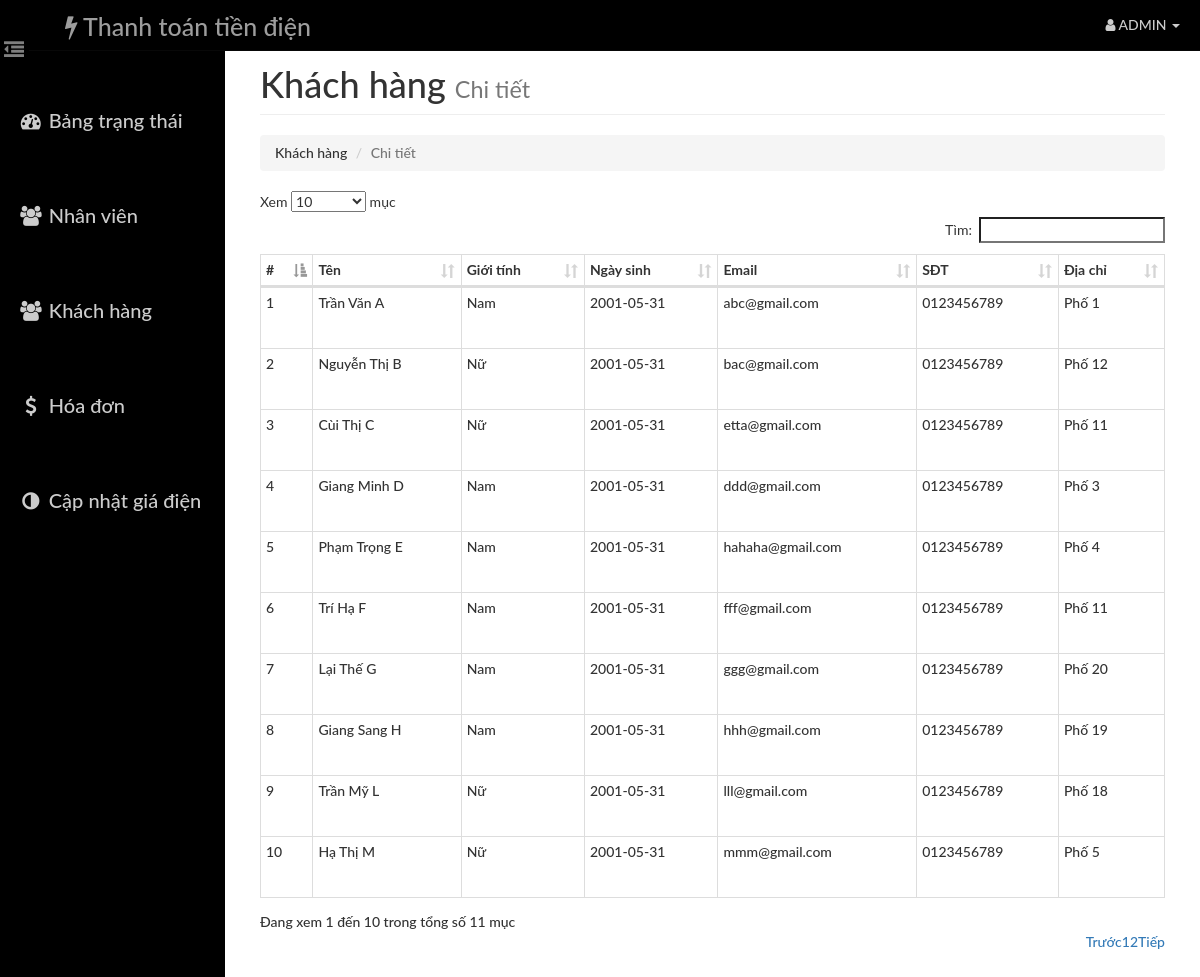
Page /admin/users.php (signed in) on the committed database.
### tables this page shows
CREATE TABLE `user` (
  `id` int(14) NOT NULL,
  `name` varchar(40) NOT NULL,
  `gender` BIT NOT NULL,
  `birthday` date NOT NULL,
  `email` varchar(40) NOT NULL,
  `phone` varchar(255) NOT NULL,
  `pass` varchar(20) NOT NULL,
  `address` varchar(100) NOT NULL
);

### Includes/admin.php (called while the page is built, shortened)
<?php
    function get_users_detail($id)
    {
        global $con;
        $query  = "SELECT * FROM user";
        $result = mysqli_query($con,$query);
        return $result;
    }
 ?>

### admin/users.php (the view, shortened to what this page needs)
<?php
    require_once('head_html.php');
    require_once('../Includes/session.php');
    require_once('../Includes/admin.php');
?>
<body>
    <div id="wrapper">
        <?php
            require_once("nav.php");
            require_once("sidebar.php");
        ?>
        <div id="page-content-wrapper">
            <div class="container-fluid">
                <div class="row">
                    <div class="col-lg-12">
                        <h1 class="page-header">
                            Khách hàng
                            <small>Chi tiết</small>
                        </h1>
                        <ol class="breadcrumb">
                          <li>Khách hàng</li>
                          <li class="active">Chi tiết</li>
                        </ol>
                        <div class="table-responsive" style="padding-top: 0">
                                <table class="table table-hover table-bordered table-condensed" id="list">
                                    <thead>
                                        <tr>
                                            <th>#</th>
                                            <th>Tên</th>
                                            <th>Giới tính</th>
                                            <th>Ngày sinh</th>
                                            <th>Email</th>
                                            <th>SĐT</th>
                                            <th>Địa chỉ</th>
                                        </tr>
                                    </thead>
                                    <tbody>
                                     <?php
                                            $result = get_users_detail($_SESSION['aid']);
                                            $cnt=1;
                                            while($row = mysqli_fetch_assoc($result)){
                                            ?>
                                                <tr>
                                                    <td height="50"><?php echo $cnt; ?></td>
                                                    <td><?php echo $row['name'] ?></td>
                                                    <td><?php if ($row['gender'] == 0) {echo "Nữ";} else {echo "Nam";} ?></td>
                                                    <td><?php echo $row['birthday'] ?></td>
                                                    <td><?php echo $row['email'] ?></td>
                                                    <td><?php echo $row['phone'] ?></td>
                                                    <td><?php echo $row['address'] ?></td>
                                                </tr>
                                            <?php $cnt++; } ?>
                                    </tbody>
                                </table>
                        </div>
                    </div>
                </div>
            </div>
        </div>
    </div>
</body>
</html>

### admin/head_html.php (shortened to what this page needs)
<!DOCTYPE html>
<html lang="en">
<head>
    <link href="../assets/css/bootstrap.css" rel="stylesheet">
    <link href="../assets/css/dataTables.bootstrap.min.css" rel="stylesheet">
    <link href="../assets/css/dash_admin.css" rel="stylesheet">
    <link rel="stylesheet" href="https://maxcdn.bootstrapcdn.com/font-awesome/4.2.0/css/font-awesome.min.css">
</head>

### admin/nav.php (shortened to what this page needs)
<nav class="navbar navbar-inverse navbar-fixed-top" role="navigation">
    <div class="navbar-header">
        <a class="navbar-brand" href="index.php"><i class="fa fa-bolt"></i> Thanh toán tiền điện</a>
    </div>
    <a style="position:absolute;top:35px;left:-1px;font-size:20px;color:#7f7f7f;padding:5px;background-color: #000;border-bottom-right-radius:10px; " href="#menu-toggle" id="menu-toggle" <i class="fa fa-dedent"></i></a>
    <ul class="nav navbar-right top-nav">
        <li class="dropdown">
            <?php
                echo "<a class='dropdown-toggle' data-toggle='dropdown'><i class='fa fa-user'></i> ADMIN <b class=\"caret\"></b></a> ";
             ?>
        </li>
    </ul>
</nav>

### admin/sidebar.php
<div id="sidebar-wrapper">
    <ul class="sidebar-nav">
        <li class="active">
            <a href="index.php"><i class="fa fa-fw fa-dashboard"></i> Bảng trạng thái</a>
        </li>
        <li>
            <a href="#"><i class="fa fa-fw fa-users"></i> Nhân viên</a>
        </li>
        <li>
            <a href="users.php"><i class="fa fa-fw fa-users"></i> Khách hàng </a>
        </li>
        <li>
            <a href="bill.php"><i class="fa fa-fw fa-dollar"></i> Hóa đơn </a>
        </li>
        <li>
            <a href="table_price.php"><i class="fa fa-fw fa-adjust"></i> Cập nhật giá điện </a>
        </li>
    </ul>
</div>

### assets/css/dash_admin.css (style rules this page uses)
html { height: 100%; }
body, html { width: 100%; height: 100%; }
body, h1, h2, h3, h4, h5, h6 { font-family: "Lato","Helvetica Neue",Helvetica,Arial,sans-serif; font-weight: 500; }
#wrapper { padding-left: 10px; padding-top: 5px; -webkit-transition: all 0.5s ease; -moz-transition: all 0.5s ease; -o-transition: all 0.5s ease; transition: all 0.5s ease; }
#sidebar-wrapper { margin-top: 20px; z-index: 1000; position: fixed; left: 250px; width: 0; height: 100%; margin-left: -250px; overflow-y: auto; background: #000; -webkit-transition: all 0.5s ease; -moz-transition: all 0.5s ease; -o-transition: all 0.5s ease; transition: all 0.5s ease; }
#page-content-wrapper { width: 100%; padding: 15px; min-height:100%; }
.navbar { background: #000; }
.navbar-brand { font-family: 'Lato', sans-serif; font-size: 25px; margin-left: 50px; color: #cccccc; }
.top-nav { padding: 0 20px; background: #000; }
.top-nav>li>a { padding-top: 15px; padding-bottom: 15px; line-height: 20px; color: #ccc; }
.sidebar-nav { position: absolute; top: 60px; width: 225px; margin: 0; padding: 0; list-style: none; }
.sidebar-nav li { padding-bottom: 25px; line-height: 70px; font-family: 'Lato', sans-serif; font-size: 20px; }
.sidebar-nav li a { padding-left: 18px; display: block; text-decoration: none; color: #cccccc; }
@media (min-width:768px) { #wrapper { padding-left: 225px; } }
@media (min-width:768px) { #sidebar-wrapper { width: 225px; } }
@media (min-width:768px) { #page-content-wrapper { padding: 20px; } }
.table-responsive { padding-top: 20px; padding-bottom: 20px; }

### rows in the picture
user: name "Trần Văn A", gender "Nam", birthday "2001-05-31", email "abc@gmail.com", phone "0123456789", address "Phố 1"
user: name "Nguyễn Thị B", gender "Nữ", birthday "2001-05-31", email "bac@gmail.com", phone "0123456789", address "Phố 12"
user: name "Cùi Thị C", gender "Nữ", birthday "2001-05-31", email "etta@gmail.com", phone "0123456789", address "Phố 11"
user: name "Giang Minh D", gender "Nam", birthday "2001-05-31", email "ddd@gmail.com", phone "0123456789", address "Phố 3"
user: name "Phạm Trọng E", gender "Nam", birthday "2001-05-31", email "hahaha@gmail.com", phone "0123456789", address "Phố 4"
user: name "Trí Hạ F", gender "Nam", birthday "2001-05-31", email "fff@gmail.com", phone "0123456789", address "Phố 11"
user: name "Lại Thế G", gender "Nam", birthday "2001-05-31", email "ggg@gmail.com", phone "0123456789", address "Phố 20"
user: name "Giang Sang H", gender "Nam", birthday "2001-05-31", email "hhh@gmail.com", phone "0123456789", address "Phố 19"
user: name "Trần Mỹ L", gender "Nữ", birthday "2001-05-31", email "lll@gmail.com", phone "0123456789", address "Phố 18"
user: name "Hạ Thị M", gender "Nữ", birthday "2001-05-31", email "mmm@gmail.com", phone "0123456789", address "Phố 5"
